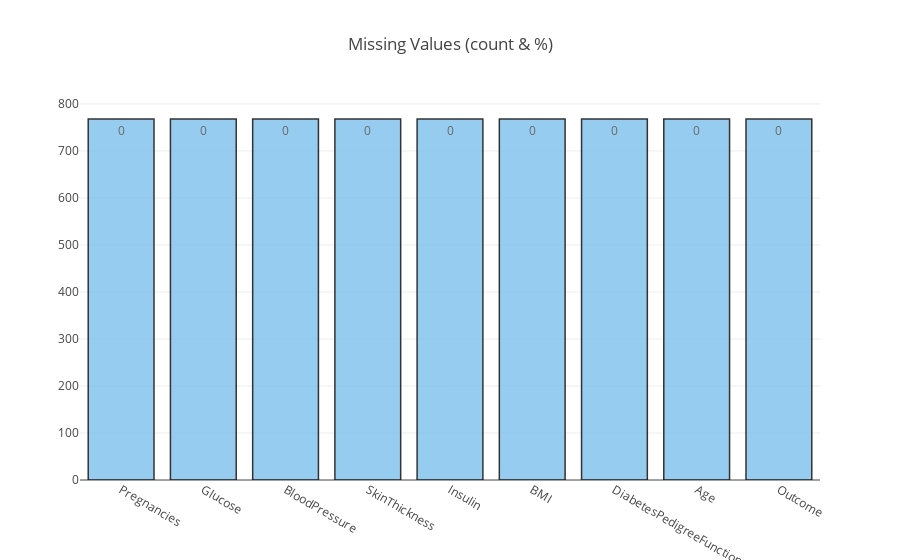

The notebook cell saved with this chart:
### Code cell
# Define missing plot to detect all missing values in dataset
def missing_plot(df, key) :
    null_feat = pd.DataFrame(len(df[key]) - df.isnull().sum(), columns = ['Count'])
    percentage_null = pd.DataFrame((len(df[key]) - (len(df[key]) - df.isnull().sum()))/len(df[key])*100, columns = ['Count'])
    percentage_null = percentage_null.round(2)

    trace = go.Bar(x = null_feat.index, y = null_feat['Count'] ,opacity = 0.8, text = percentage_null['Count'],  textposition = 'auto',marker=dict(color = '#7EC0EE',
            line=dict(color='#000000',width=1.5)))

    layout = dict(title =  "Missing Values (count & %)")

    fig = dict(data = [trace], layout=layout)
    py.iplot(fig)
   
# Plotting 
missing_plot(df, 'Outcome')

### Figure 1 — Plotly figure (JSON) as saved in the notebook; plotly's stock layout.template omitted (floating-point values rounded to 4 significant figures)
{"data": [{"marker": {"color": "#7EC0EE", "line": {"color": "#000000", "width": 1.5}}, "opacity": 0.8, "text": [0, 0, 0, 0, 0, 0, 0, 0, 0], "textposition": "auto", "type": "bar", "x": ["Pregnancies", "Glucose", "BloodPressure", "SkinThickness", "Insulin", "BMI", "DiabetesPedigreeFunction", "Age", "Outcome"], "y": [768, 768, 768, 768, 768, 768, 768, 768, 768]}], "layout": {"title": {"text": "Missing Values (count & %)"}}}
